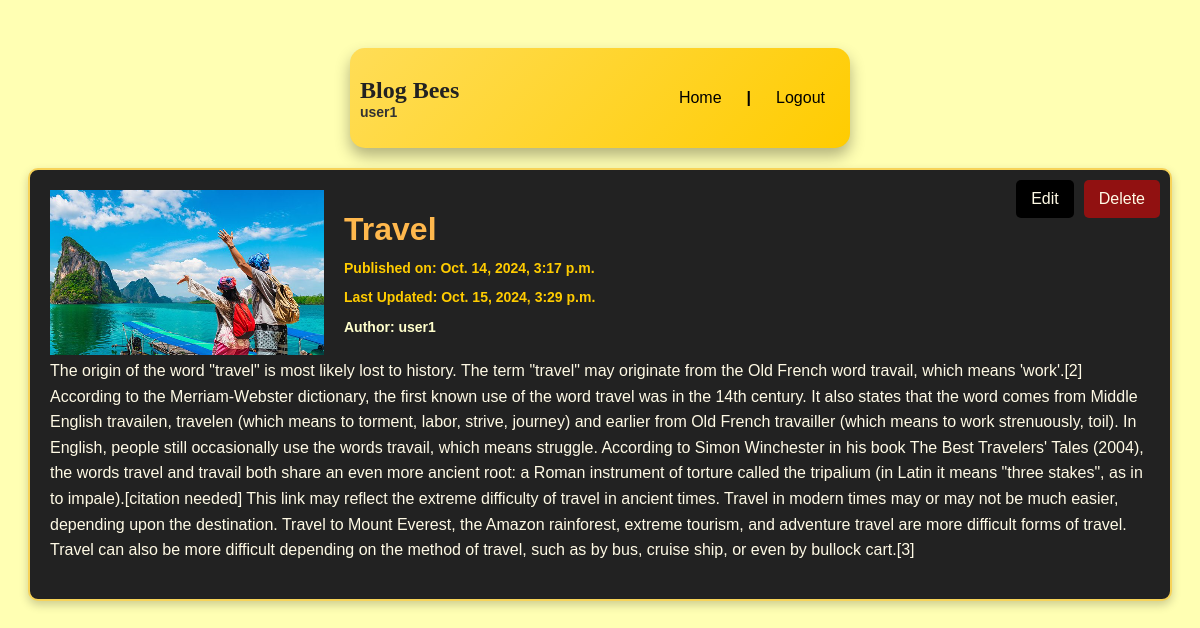
/post/1/ (signed in), run on the app's committed database.
### posts/models.py (models this page shows, shortened)
class Post(models.Model):
    title = models.CharField(max_length=200)
    content = models.TextField(default='Empty, no content')
    author = models.ForeignKey(User, on_delete=models.CASCADE, related_name='posts', default=1)
    created_at = models.DateTimeField(default=timezone.now)
    updated_at = models.DateTimeField(auto_now=True)
    image = models.ImageField(upload_to='post_images/', null=True, blank=True)  # New field

### posts/views.py (the view)
# urls.py: path('post/<str:pk>/', views.post, name='post'),  # View individual post
def post(request, pk):
    single_post = Post.objects.get(id=pk)  # Load individual post by ID
    return render(request, 'post.html', {'post': single_post})

### templates/post.html (shortened to what this page needs)
{% load static %}
<!DOCTYPE html>
<html lang="en">
<head>
    <link rel="stylesheet" href="{% static 'style.css' %}">
</head>
<body>
<div class="header">
    <div class="header-top">
        <div class="header-left">
            <a href="{% url 'posts' %}"><h2 class="bb">Blog Bees</h2></a>
            <p class="welcome">{{ user.username }}</p>
        </div>
        <div class="header-right">
            <a href="/" class="home-btn">Home</a>
            {% if user.is_authenticated %}
                <span class="separator">|</span>
                <a href="{% url 'logout' %}" class="logout-btn">Logout</a>
            {% else %}
                <span class="separator">|</span>
                <a href="{% url 'login' %}" class="login-btn">Login</a>
            {% endif %}
        </div>
    </div>
</div>
<div class="container-card">
    {% if post.image %}
        <img class="post-image" src="{{ post.image.url }}" alt="Post Image">
    {% endif %}
    <h1>{{ post.title }}</h1>
    <h5>Published on: {{ post.created_at }}</h5>
    <h5>Last Updated: {{ post.updated_at }}</h5>
    <h5 style="color: #ffffcc;">Author: {{ post.author.username }}</h5>
    <p>{{ post.content }}</p>
    {% if user.is_authenticated and user == post.author %}
        <div class="btn-container">
            <a href="{% url 'editpost' post.id %}" class="edit-btn">Edit</a>
            <a href="{% url 'deletepost' post.id %}"
               class="delete-btn"
               onclick="return confirm('Are you sure you want to delete this post?');">
                Delete
            </a>
        </div>
    {% endif %}
</div>
</body>
</html>

### static/style.css (style rules this page uses)
* { box-sizing: border-box; }
body { font-family: 'Trebuchet MS', Arial, sans-serif; padding: 20px; background: #ffffb3; color: #fff; }
.header { height: 100px; width: 500px; margin: 0 auto; background: linear-gradient(135deg, #ffdd57, #ffcc00); display: flex; justify-content: center; align-items: center; border-radius: 15px; box-shadow: 0 8px 15px rgba(0, 0, 0, 0.3); }
.header h2 { color: #222; font-family: 'Lucida Handwriting', cursive; }
.header { background: linear-gradient(135deg, #ffdd57, #ffcc00); padding: 15px 30px; border-radius: 15px; box-shadow: 0 8px 15px rgba(0, 0, 0, 0.3); display: flex; justify-content: space-between; align-items: center; max-width: 800px; margin: 20px auto; }
.header-right { display: flex; align-items: center; gap: 15px; }
.welcome { margin: 0; font-size: 18px; color: #333; font-weight: bold; }
.logout-btn { background-color: rgba(255, 77, 77, 0.8); color: white; border: none; padding: 10px 15px; border-radius: 5px; cursor: pointer; font-size: 16px; text-decoration: none; transition: background 0.3s, transform 0.2s; }
a { text-decoration: none; }

### templates/post.html (style rules this page uses)
.post-image { float: left; margin-right: 20px; }
.container-card { position: relative; overflow: auto; padding: 20px; background-color: #222; color: #fffae5; margin-top: 20px; border-radius: 10px; border: 2px solid #f7d358; box-shadow: 0 4px 10px rgba(0, 0, 0, 0.2); transition: transform 0.3s ease; }
.container-card a { text-decoration: none; color: #fffae5; }
.container-card h2, .container-card h1 { color: #ffb84d; }
.container-card h5 { color: #ffcc00; margin-top: -10px; font-size: 14px; }
.container-card p { line-height: 1.6; }
.header { display: flex; background-color: #f6d600; padding: 10px; }
.header-top { display: flex; justify-content: space-between; width: 100%; }
.header-left { display: flex; flex-direction: column; width: 100%; }
.header-right { display: flex; gap: 10px; }
.bb { margin-top: auto; margin-bottom: 0px; max-width: 200px; }
.welcome { font-size: 14px; margin-bottom: auto; }
.separator { font-weight: bold; color: black; }
.home-btn, .logout-btn, .login-btn { color: black; background: none; border: none; border-radius: 5px; font-size: 16px; cursor: pointer; position: relative; padding: 10px 15px; transition: background-color 0.3s ease; }
.btn-container { position: absolute; top: 10px; right: 10px; display: flex; gap: 10px; }
.edit-btn { background-color: black; color: white; border: none; padding: 10px 15px; border-radius: 5px; cursor: pointer; transition: background-color 0.3s ease; }
.delete-btn { background-color: rgba(255, 0, 0, 0.5); color: white; border: none; padding: 10px 15px; border-radius: 5px; cursor: pointer; text-decoration: none; transition: background-color 0.3s ease; }

### data on the page
Post: image (picture), title "Travel", created_at "Oct. 14, 2024, 3:17 p.m.", updated_at "Oct. 15, 2024, 3:29 p.m.", author.username "user1", content "The origin of the word \"travel\" is most likely lost to history. The term \"travel\" may originate from the Old French word travail, which means 'work'.[2] According to the Merriam-Webster dictionary, the first known use of the word travel was in the 14th century. It also states that the word comes from Middle English travailen, travelen (which means to torment, labor, strive, journey) and earlier from Old French travailler (which means to work strenuously, toil). In English, people still occasionally use the words travail, which means struggle. According to Simon Winchester in his book The Best Travelers' Tales (2004), the words travel and travail both share an even more ancient root: a Roman…"

### other printed values
{{ user.username }} "user1"
